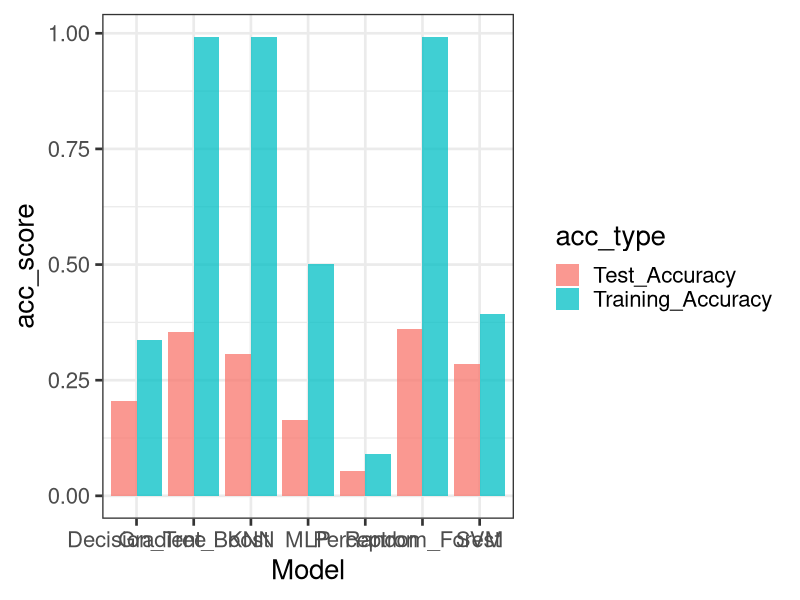

Here is the R script that generated this plot:
library(tidyverse)

both_data <- read_csv("final_results/final_results_both.csv")
print(both_data)

both_plot_data <- group_by(both_data, Model) %>%
  summarise(mean_test_acc = mean(Test_Accuracy)) %>%
  print()

both_plot_data <- group_by(both_data, Model) %>%
  summarise(max_test_acc = max(Test_Accuracy)) %>%
  print()


mfcc_only <- filter(both_data, Dataset == "mfcc_only") %>%
  pivot_longer(Training_Accuracy:Test_Accuracy,
            names_to = "acc_type", values_to = "acc_score") %>%
  print()

mfcc_plot = ggplot(data = mfcc_only, aes(x = Model, y = acc_score, fill = acc_type)) +
  geom_bar(stat = "identity", position = position_dodge(), alpha = 0.75)  +
  theme_bw(20)

show(mfcc_plot)